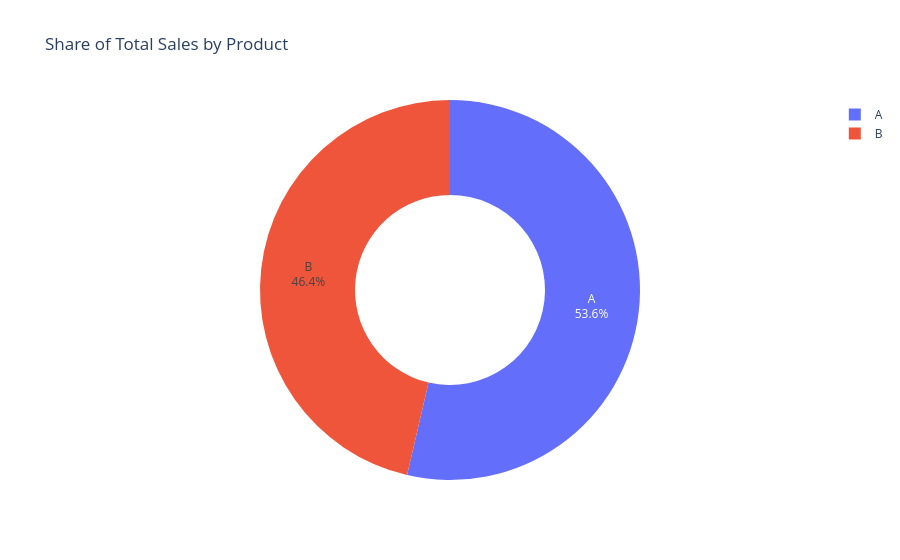

Notebook code cell kept with this figure:
### Code cell
fig = px.pie(
    product_sales,
    names="product",
    values="sales",
    hole=0.5,
    title="Share of Total Sales by Product"
)

fig.update_traces(textinfo="label+percent")

### Figure 1 — Plotly figure (JSON) as saved in the notebook; plotly's stock layout.template omitted (floating-point values rounded to 4 significant figures)
{"data": [{"domain": {"x": [0, 1], "y": [0, 1]}, "hole": 0.5, "hovertemplate": "product=%{label}<br>sales=%{value}<extra></extra>", "labels": ["A", "B"], "legendgroup": "", "name": "", "showlegend": true, "textinfo": "label+percent", "type": "pie", "values": [2699, 2334]}], "layout": {"legend": {"tracegroupgap": 0}, "title": {"text": "Share of Total Sales by Product"}}}
